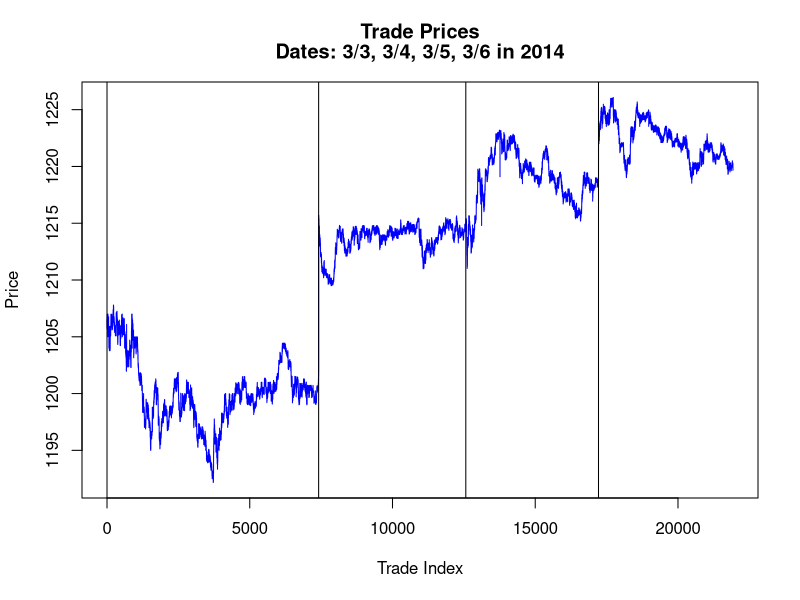
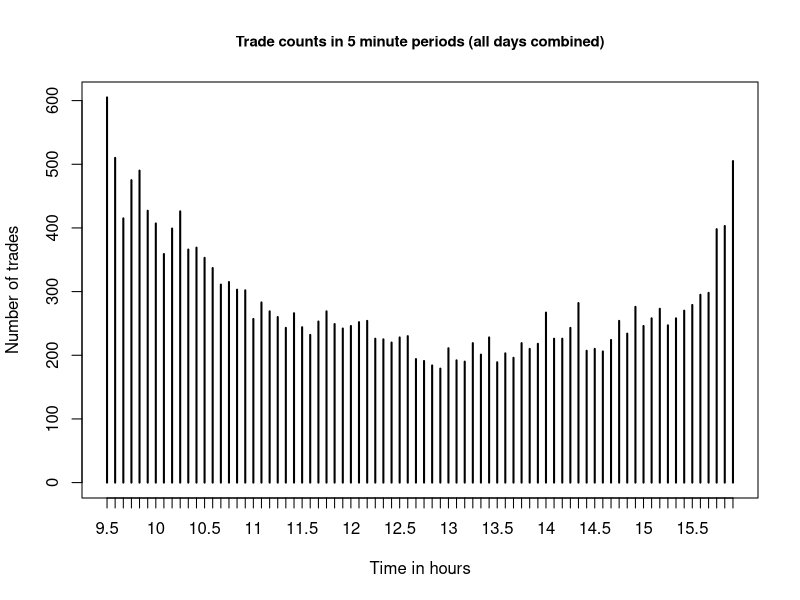
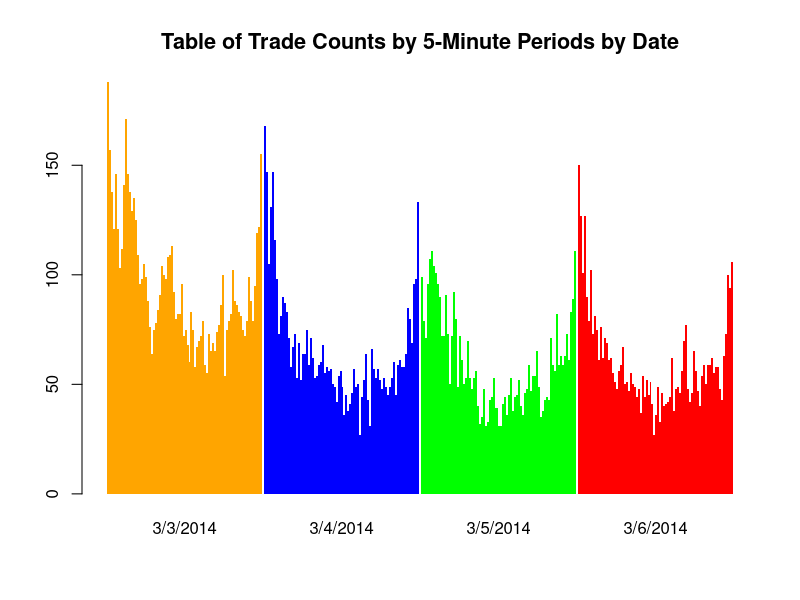

The R source for these figures, in order:
# This is the code used to convert the original NASDAQ data into studio6dataframe.csv

# tradesdata0 has data for all NASDAQ trades of a stock for 4 days in March 2014
#   Column      | Description
#   -----------------------------------------------------------------------------
#   Date        | Date of trades in YYYYMMDD format
#   timeNumber  | time of trade as fraction of 24-hour period  (0.5 = 12 noon)
#   timeHHMMSS  | time of trade as an integer in HHMMSS format
#   Size        | trade size in shares
#   Price       | trade price (volume-weighted over all trade rectords at same timeNumber)


# We start with some exporatory data analysis
#load the data ---------
tradesdata0 = read.table(file="tradesdata0.csv",sep=",", header=TRUE)
# Take a peek --note time is given as a decimal = fraction of 24 hours and as HHMMSS
print(head(tradesdata0))
print(dim(tradesdata0))

# Plot price verse trade index (roughly time) --export this for use in slides -------
plottitle =  paste(c("Trade Prices", "Dates: 3/3, 3/4, 3/5, 3/6 in 2014"))
plot(tradesdata0[,"Price"], type = 'l', col='blue',
     xlab="Trade Index", ylab="Price", main=plottitle)

# Add vertical lines at beginning of each Date
list.Dates=unique(tradesdata0[,"Date"])
for (dt in list.Dates){
  abline(v=sum(tradesdata0[,"Date"]< dt))
}

# Condense the data into 5 minute chunks ----
# Make a plot and export it for slides
# Pick out the timeNumber column of tradesdata0 --this is a column of times as fractions of 24 hours, e.g. 0.5 = 12 Noon. One entry for each trade recorded
tradesdata0.timeColumn = tradesdata0[,"timeNumber"]

# We want to round each time down (i.e. floor each time) to the nearest 5 minutes
# If t is a time in fractions of 24 hours, e.g. t = 0.5 is 12 noon, then the formula
# floor(t*24*12)/12 gives t to the nearest multiple of 5 minutes less than t.
# REASON: t is in fractions of 24 hours so t*24*60 is t in units of minutes and
# t*24*12 is t in units of 5 minutes. So floor(t*24*12) is a multiple  of 5 minutes.
# Dividing by 12 converts back to units hours from midnight
# To deal with the beginning and end of the day (9:30 am and 4 pm) we add 1/2 second
# to each time --this means 9:30 am stays in the 5 minute interval starting at 9:30
# and the last time in the day 15:59:59 stayes in the 5 minut interval starting at 
# 15:55
tinyt = 1/(24*60*60*2)
x = floor((tradesdata0.timeColumn+tinyt)*24*12)/12
tradeTimes5minute = round(x, digits = 3)

# The table function with one arguments produces a table of counts
# We combine all 4 days to get a table of counts in each 5 minute interval
tradeTimes5minute.cumtable = table(tradeTimes5minute)
head(tradeTimes5minute.cumtable)
plot(tradeTimes5minute.cumtable, xlab="Time in hours", ylab="Number of trades", main="Trade counts in 5 minute periods (all days combined)", cex.main=.9)

# Explore individual days ----
# Make a table: rows = 5 minute periods, columns = dates, entries = # of trades
tradeTimes5minute.daytable = table(tradeTimes5minute, tradesdata0[,"Date"])
print(tradeTimes5minute.daytable)

#make a plot for export
n = nrow(tradeTimes5minute.daytable)
col = c(rep('orange',n), rep('blue',n), rep('green',n), rep('red',n))
barplot(tradeTimes5minute.daytable, beside=TRUE, 
        col=col, cex.main = 1.3,  space=c(0,1), border=NA, cex.names=1,
        names.arg = c('3/3/2014', '3/4/2014', '3/5/2014', '3/6/2014'),
        main="Table of Trade Counts by 5-Minute Periods by Date")

# Create the csv file holding the dataframe for studio6 ----
studio6dataframe = data.frame(Date = tradesdata0[,'Date'], 
                                fiveMinuteSlot = tradeTimes5minute,
                                timeNumber = tradesdata0.timeColumn)

write.csv(studio6dataframe, 'studio6dataframe.csv')

